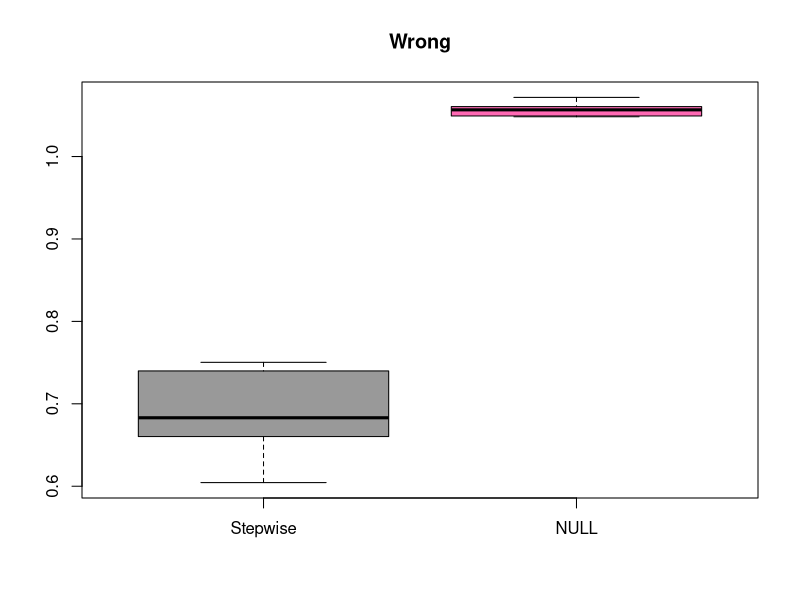

This figure's R source:

library(MASS)
dat <- read.table('fallacy.dat', header=TRUE, sep=',')
n <- nrow(dat)
p <- ncol(dat)
null <- lm(Y~1, data=dat)
full <- lm(Y~., data=dat) # needed for stepwise
step.lm <- stepAIC(null, scope=list(lower=null, upper=full), trace=FALSE)

# improper way of using CV to estimate MSPE
# compare stepwise and "null" linear models
# 5-fold CV
k <- 5
ii <- rep(1:k, each=n/k) # bad programming! (1:n) %% k + 1
# make it reproducible
set.seed(17)
# 10 runs
N <- 10
mspe.n <- mspe.st <- rep(0, N)
for(i in 1:N) {
  # shuffle indices
  ii <- sample(ii)
  pr.n <- pr.st <- rep(0, n)
  for(j in 1:k) {
    tmp.st <- update(step.lm, data=dat[ii != j, ])
    # tmp.f <- update(full, data=dat[ii != j, ])
    pr.st[ ii == j ] <- predict(tmp.st, newdata=dat[ii==j,])
    pr.n[ ii == j ] <- mean((dat$Y)[ii != j])
  }
  mspe.st[i] <- mean( (dat$Y - pr.st)^2 )
  mspe.n[i] <- mean( (dat$Y - pr.n)^2 )
  # print(c(mean(mspe.st[1:i]), mean(mspe.n[1:i])))
}
boxplot(mspe.st, mspe.n, names=c('Stepwise', 'NULL'), col=c('gray60', 'hotpink'), main='Wrong')
summary(mspe.st)
summary(mspe.n)


